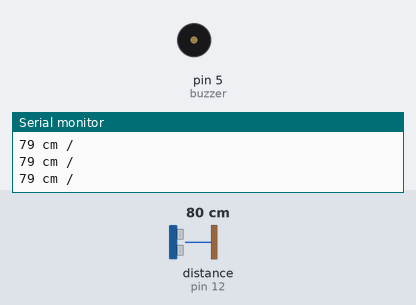
The sketch below on a simulated Arduino Uno, built with avr-gcc and run on an emulated ATmega328P. Parts: buzzer (waves = sounding), the last lines printed to the serial monitor. Wiring (inferred from the names in the program): ultrasonic range finder: trigger pin 11; echo pin 12. The test bench sets the inputs (shaded band); at power-on: distance to the obstacle (sensor on pin 12) 80 cm. The echo pulse lasts 58.3 µs per cm.

Above: at 1.2 s.
1.3 s: distance to the obstacle (sensor on pin 12) set to 34 cm
2.9 s: distance to the obstacle (sensor on pin 12) set to 27 cm
At 4.1 s:
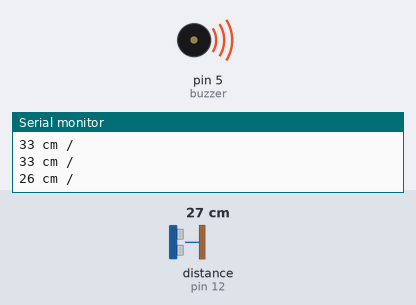
5.9 s: distance to the obstacle (sensor on pin 12) set to 2 cm
At 6.93 s:
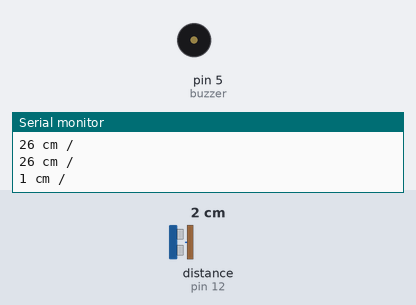
8.9 s: distance to the obstacle (sensor on pin 12) set to 120 cm
At 9.18 s:
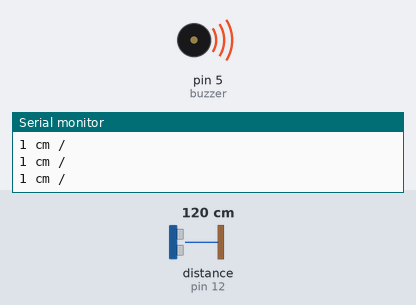
Timing chart, 0 to 11.9 s (numbered marks = the images above; inputs shaded):
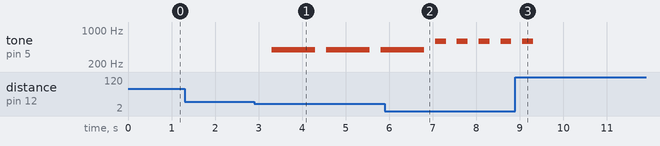

The sketch:

DISTANCIA.ino
```cpp
// Definição dos pinos
const int trigger = 11; // Pino de trigger do sensor ultrassônico
const int echo = 12;    // Pino de echo do sensor ultrassônico
const int buzzer = 5;  // Pino do buzzer
const int led = 3;     // Pino do LED

long duracao; // Duração do pulso de eco
long cm;      // Distância em centímetros medida pelo sensor

// Função que controla o toque do buzzer com base na distância
void toque() {
  // Verifica se a distância é menor que 30 cm
  if (cm < 30 && cm > 20) {
    tone(buzzer, 392, 1000); // Toca a nota Lá (392 Hz) por 1 segundo
    digitalWrite(led, HIGH);
    delay(1000);
    noTone(buzzer);
    digitalWrite(led, LOW);
  }

  // Para distâncias menores que 10 cm
  if (cm < 20 && cm > 10) {
    tone(buzzer, 492, 500); // Toca a nota por 0,5 segundos
    digitalWrite(led, HIGH);
    delay(500);
    noTone(buzzer);
    digitalWrite(led, LOW);
  }

  // Para distâncias menores que 5 cm
  if (cm < 10) {
    tone(buzzer, 592, 250); // Toca a nota por 0,25 segundos
    digitalWrite(led, HIGH);
    delay(250);
    noTone(buzzer);
    digitalWrite(led, LOW);
  }
}

void setup() {
  pinMode(trigger, OUTPUT); // Configura o pino de trigger como saída
  pinMode(echo, INPUT);     // Configura o pino de echo como entrada
  Serial.begin(9600);       // Inicializa a comunicação serial a 9600 bps
}

void loop() {
  // Envia um pulso de trigger para o sensor ultrassônico
  digitalWrite(trigger, LOW);
  delayMicroseconds(5);
  digitalWrite(trigger, HIGH);
  delayMicroseconds(10);
  digitalWrite(trigger, LOW);

  // Lê a duração do pulso de eco
  pinMode(echo, INPUT); // Configura o pino de echo como entrada
  duracao = pulseIn(echo, HIGH); // Lê o tempo que o pulso leva para voltar
  cm = (duracao / 2) / 29.1; // Converte a duração para distância em cm

  // Imprime a distância medida no monitor serial
  Serial.print(cm);
  Serial.print(" cm / ");
  Serial.println();
  delay(250); // Atraso de 250 ms

  // Chama as funções para controle do buzzer e do LED
  toque();
}
```

Measured:
- the behaviour switches between 31 and 30 cm on distance to the obstacle (sensor on pin 12) (found by bisection; images 0 and 1)
- after the input at 2.9 s, tone on pin 5 (buzzer): alternates 392 Hz for 1.0 s and silent for 0.25 s, starting after 0.40 s
- after the input at 5.9 s, tone on pin 5 (buzzer): alternates 592 Hz for 0.25 s and silent for 0.25 s, starting after 1.2 s
- after the input at 8.9 s, tone on pin 5 (buzzer): goes on until 9.3 s, then stays silent
